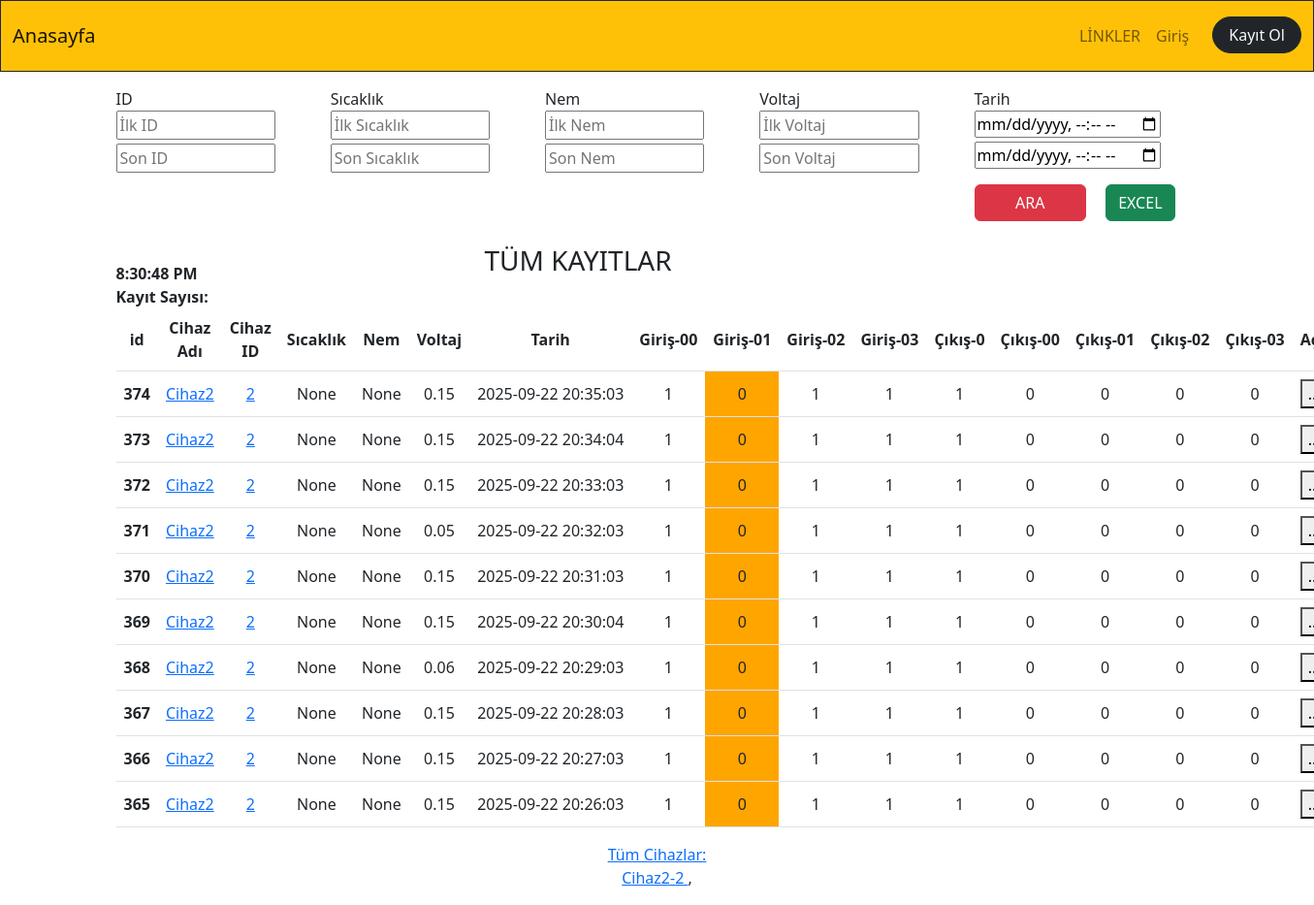
The app's page /, older data.
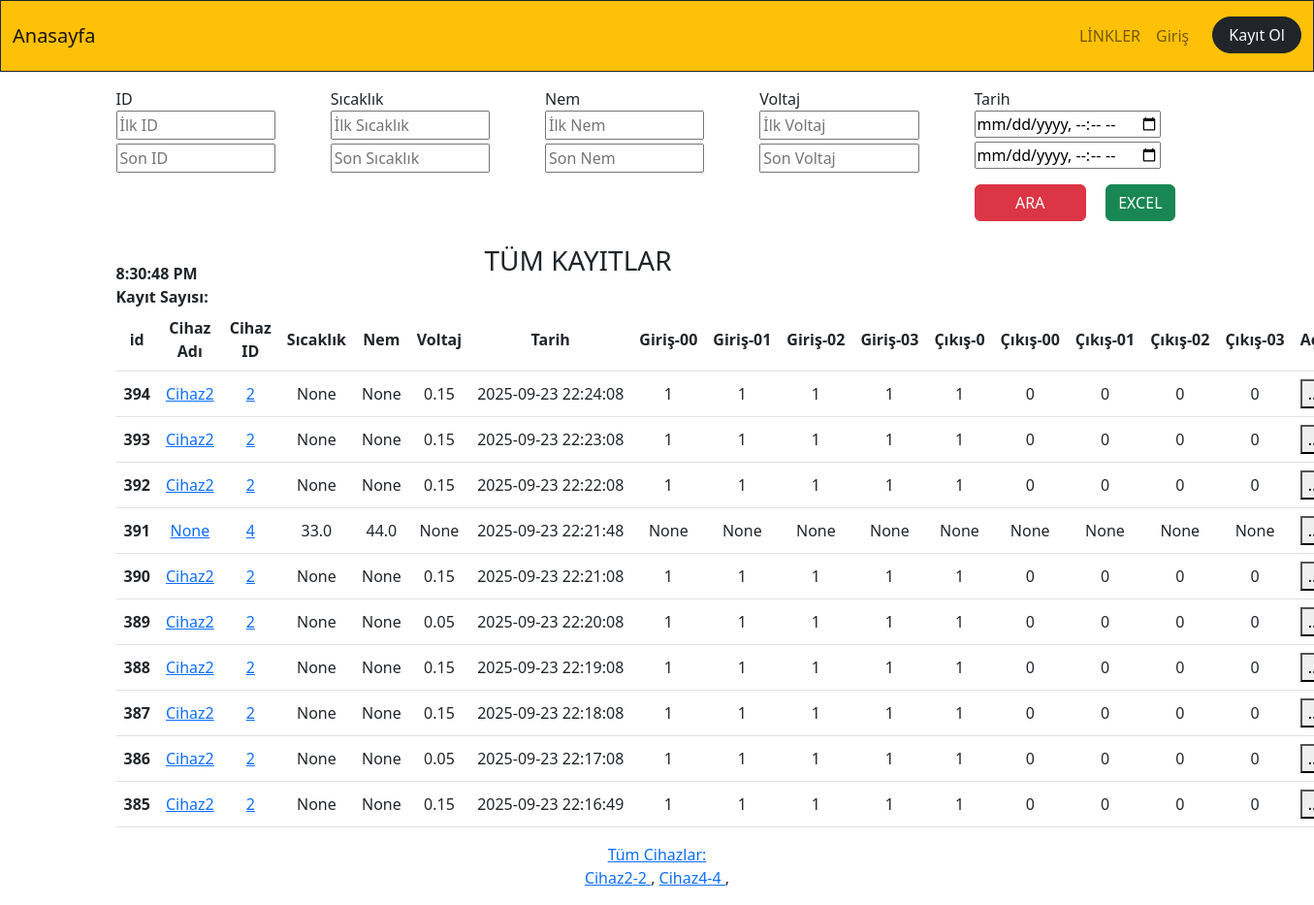
The same page, newer data.
### app_monitor/models.py (models this page shows, shortened)
class Temperature(models.Model):
    id=models.BigAutoField(primary_key=True,db_column='ID')
    temperature=models.FloatField(blank=True,null=True)
    humidity=models.FloatField(blank=True,null=True)
    volcum=models.FloatField(blank=True,null=True)
    date=models.DateTimeField()
    mail=models.BooleanField(default=False)
    additionalText=models.CharField(blank=True,null=True, max_length=50)
    device_id=models.ForeignKey(Device,on_delete=models.CASCADE,null=True, blank=True)
    device_name=models.CharField(blank=True,null=True, max_length=50)
    cikis0=models.CharField(blank=True,null=True, max_length=5)
    cikis00=models.CharField(blank=True,null=True, max_length=5)
    cikis01=models.CharField(blank=True,null=True, max_length=5)
    cikis02=models.CharField(blank=True,null=True, max_length=5)
    cikis03=models.CharField(blank=True,null=True, max_length=5)
    input00=models.CharField(blank=True,null=True, max_length=1)
    input01=models.CharField(blank=True,null=True, max_length=1)
    input02=models.CharField(blank=True,null=True, max_length=1)
    input03=models.CharField(blank=True,null=True, max_length=1)
    tag_id=models.ForeignKey(RFID_Kisi,on_delete=models.CASCADE,null=True,blank=True)
    staff_name=models.CharField(blank=True,null=True, max_length=30)

class Device(models.Model):
    device_id=models.IntegerField(primary_key=True,db_column='ID')
    device_name=models.CharField(blank=True,null=True, max_length=20)
    device_ip=models.CharField(blank=True,null=True, max_length=20)
    device_port=models.IntegerField(blank=True,null=True)
    device_function=models.CharField(blank=True,null=True, max_length=20)
    device_state=models.BooleanField(blank=True,null=True,default=False) #241225
    def __str__(self):
        return(f"{self.device_id}")

### app_monitor/views.py (the view)
# urls.py: path('',dashboard,name="dashboard"),
def dashboard(request):
    print("dashboard girdi....")
    device_query=Device.objects.all().order_by(Lower('device_name'))
    deviceAll = Temperature.objects.order_by('-id')
    paginator = Paginator(deviceAll, 10)  # Show 5 contacts per page.
    device_search_count = deviceAll.count()
    page_number = request.GET.get('page')
    devicePaginator = paginator.get_page(page_number)
    context=dict(
        device_query=device_query,
        devicePaginator=devicePaginator,
    )
    return render(request,"app_monitor/dashboard.html",context)

### app_monitor/templates/app_monitor/dashboard.html (shortened to what the changed rows need)
{% extends "core/base.html" %}
{% load static %}
{% block content %}
<div class="container">
        <div id="temperature_ajax">
            <b>Kayıt Sayısı: </b>{{kayit_sayisi_total_ajax}} <br>
               <table class="table table-hover">
              <thead>
                 <tr>
                  <th scope="col">id</th>
                  <th scope="col">Cihaz Adı</th>
                  <th scope="col">Cihaz ID</th>
                  <th scope="col">Sıcaklık</th>
                  <th scope="col">Nem</th>
                  <th scope="col">Voltaj</th>
                  <th scope="col">Tarih</th>
                  <th scope="col">Giriş-00</th>
                  <th scope="col">Giriş-01</th>
                  <th scope="col">Giriş-02</th>
                  <th scope="col">Giriş-03</th>
                  <th scope="col">Çıkış-0</th>
                  <th scope="col">Çıkış-00</th>
                  <th scope="col">Çıkış-01</th>
                  <th scope="col">Çıkış-02</th>
                  <th scope="col">Çıkış-03</th>
                  <th scope="col">Açıklama</th>
                 </tr>
               </thead>
             <tbody>
             {% for temp in devicePaginator %}
             <tr>
                 {% if temp.temperature >= 45 %}
               <th scope="row" style="background-color:#FF0000">{{temp.id}}</th>
               <td style="background-color:#FF0000">{{temp.temperature}}</td>
                <td style="background-color:#FF0000"> {{temp.date|date:'Y-m-d H:i:s'}}</td>
                     {% if temp.mailSend == False %}
                     <td style="background-color:#FF0000"> {{temp.mailSend}}</td>
                     {% else %}
                     <td style="background-color:#0000FF"> {{temp.mailSend}}</td>
                     {% endif %}
                 {% else %}
               <th scope="row" >{{temp.id}}</th>
               <td> <a target="_blank" href="/app_monitor/cihazlar/cihaz_adi={{temp.device_name}}" >{{temp.device_name}}</a> </td>
               <td> <a target="_blank" href="/app_monitor/cihazlar/cihaz_id={{temp.device_id}}" >{{temp.device_id}}</a> </td>
               <td >{{temp.temperature}}</td>
               <td >{{temp.humidity}}</td>
               <td >{{temp.volcum}}</td>
               <td > {{temp.date|date:'Y-m-d H:i:s'}}</td>
                {% if temp.input00 == "0" %} <td class="m-3" style="background-color:orange;margin:10px">{{temp.input00}}</td> {% else %} <td >{{temp.input00}}</td> {% endif %}
                {% if temp.input01 == "0" %} <td class="" style="text-align:center;vertical-align:middle;background-color:orange;">{{temp.input01}}</td> {% else %} <td >{{temp.input01}}</td> {% endif %}
                <td style="">{{temp.input02}}</td>
                <td >{{temp.input03}}</td>
                <td >{{temp.cikis0}}</td>
                <td >{{temp.cikis00}}</td>
                <td >{{temp.cikis01}}</td>
                <td >{{temp.cikis02}}</td>
                <td >{{temp.cikis03}}</td>
               <td style="display: flex;text-align:start;vertical-align:middle">
                <button type="button" data-bs-toggle="modal" data-bs-target="#modal{{temp.id}}" data-bs-toggle="modal">...</button>
              </td>
               {% endif %}
             </tr>
           {% endfor %}
             </tbody>
            </table>
            </div>
            <div class="row">
              <div class="col-sm-12 text-center mb-3">
              <a href="/app_monitor/cihazlar_tum" target="_blank">Tüm Cihazlar:</a>
              <br>
              {% for device in device_query %}
              <a href="/app_monitor/cihazlar/{{device.device_name.capitalize}}/port={{device.device_port}}/devid={{device.pk}} " target="_blank">{{device.device_name}}-{{device.device_id}} </a> ,
              {% endfor %}
              <br>
              </div>
              </div>
        </div>
{% endblock content %}

Row changes from the older to the newer data that the page shows:
no longer on this page (row unchanged): Temperature: id "374", device_name "Cihaz2", device_id "2", temperature "None", humidity "None", volcum "0.15", date "2025-09-22 20:35:03", input00 "1", input01 "0", input02 "1", input03 "1", cikis0 "1", cikis00 "0", cikis01 "0", cikis02 "0", cikis03 "0"
no longer on this page (row unchanged): Temperature: id "373", device_name "Cihaz2", device_id "2", temperature "None", humidity "None", volcum "0.15", date "2025-09-22 20:34:04", input00 "1", input01 "0", input02 "1", input03 "1", cikis0 "1", cikis00 "0", cikis01 "0", cikis02 "0", cikis03 "0"
no longer on this page (row unchanged): Temperature: id "372", device_name "Cihaz2", device_id "2", temperature "None", humidity "None", volcum "0.15", date "2025-09-22 20:33:03", input00 "1", input01 "0", input02 "1", input03 "1", cikis0 "1", cikis00 "0", cikis01 "0", cikis02 "0", cikis03 "0"
no longer on this page (row unchanged): Temperature: id "371", device_name "Cihaz2", device_id "2", temperature "None", humidity "None", volcum "0.05", date "2025-09-22 20:32:03", input00 "1", input01 "0", input02 "1", input03 "1", cikis0 "1", cikis00 "0", cikis01 "0", cikis02 "0", cikis03 "0"
no longer on this page (row unchanged): Temperature: id "370", device_name "Cihaz2", device_id "2", temperature "None", humidity "None", volcum "0.15", date "2025-09-22 20:31:03", input00 "1", input01 "0", input02 "1", input03 "1", cikis0 "1", cikis00 "0", cikis01 "0", cikis02 "0", cikis03 "0"
no longer on this page (row unchanged): Temperature: id "369", device_name "Cihaz2", device_id "2", temperature "None", humidity "None", volcum "0.15", date "2025-09-22 20:30:04", input00 "1", input01 "0", input02 "1", input03 "1", cikis0 "1", cikis00 "0", cikis01 "0", cikis02 "0", cikis03 "0"
no longer on this page (row unchanged): Temperature: id "368", device_name "Cihaz2", device_id "2", temperature "None", humidity "None", volcum "0.06", date "2025-09-22 20:29:03", input00 "1", input01 "0", input02 "1", input03 "1", cikis0 "1", cikis00 "0", cikis01 "0", cikis02 "0", cikis03 "0"
no longer on this page (row unchanged): Temperature: id "367", device_name "Cihaz2", device_id "2", temperature "None", humidity "None", volcum "0.15", date "2025-09-22 20:28:03", input00 "1", input01 "0", input02 "1", input03 "1", cikis0 "1", cikis00 "0", cikis01 "0", cikis02 "0", cikis03 "0"
no longer on this page (row unchanged): Temperature: id "366", device_name "Cihaz2", device_id "2", temperature "None", humidity "None", volcum "0.15", date "2025-09-22 20:27:03", input00 "1", input01 "0", input02 "1", input03 "1", cikis0 "1", cikis00 "0", cikis01 "0", cikis02 "0", cikis03 "0"
no longer on this page (row unchanged): Temperature: id "365", device_name "Cihaz2", device_id "2", temperature "None", humidity "None", volcum "0.15", date "2025-09-22 20:26:03", input00 "1", input01 "0", input02 "1", input03 "1", cikis0 "1", cikis00 "0", cikis01 "0", cikis02 "0", cikis03 "0"
added Temperature: id "394", device_name "Cihaz2", device_id "2", temperature "None", humidity "None", volcum "0.15", date "2025-09-23 22:24:08", input00 "1", input01 "1", input02 "1", input03 "1", cikis0 "1", cikis00 "0", cikis01 "0", cikis02 "0", cikis03 "0"
added Temperature: id "393", device_name "Cihaz2", device_id "2", temperature "None", humidity "None", volcum "0.15", date "2025-09-23 22:23:08", input00 "1", input01 "1", input02 "1", input03 "1", cikis0 "1", cikis00 "0", cikis01 "0", cikis02 "0", cikis03 "0"
added Temperature: id "392", device_name "Cihaz2", device_id "2", temperature "None", humidity "None", volcum "0.15", date "2025-09-23 22:22:08", input00 "1", input01 "1", input02 "1", input03 "1", cikis0 "1", cikis00 "0", cikis01 "0", cikis02 "0", cikis03 "0"
added Temperature: id "391", device_name "None", device_id "4", temperature "33.0", humidity "44.0", volcum "None", date "2025-09-23 22:21:48", input00 "None", input01 "None", input02 "None", input03 "None", cikis0 "None", cikis00 "None", cikis01 "None", cikis02 "None", cikis03 "None"
added Temperature: id "390", device_name "Cihaz2", device_id "2", temperature "None", humidity "None", volcum "0.15", date "2025-09-23 22:21:08", input00 "1", input01 "1", input02 "1", input03 "1", cikis0 "1", cikis00 "0", cikis01 "0", cikis02 "0", cikis03 "0"
added Temperature: id "389", device_name "Cihaz2", device_id "2", temperature "None", humidity "None", volcum "0.05", date "2025-09-23 22:20:08", input00 "1", input01 "1", input02 "1", input03 "1", cikis0 "1", cikis00 "0", cikis01 "0", cikis02 "0", cikis03 "0"
added Temperature: id "388", device_name "Cihaz2", device_id "2", temperature "None", humidity "None", volcum "0.15", date "2025-09-23 22:19:08", input00 "1", input01 "1", input02 "1", input03 "1", cikis0 "1", cikis00 "0", cikis01 "0", cikis02 "0", cikis03 "0"
added Temperature: id "387", device_name "Cihaz2", device_id "2", temperature "None", humidity "None", volcum "0.15", date "2025-09-23 22:18:08", input00 "1", input01 "1", input02 "1", input03 "1", cikis0 "1", cikis00 "0", cikis01 "0", cikis02 "0", cikis03 "0"
added Temperature: id "386", device_name "Cihaz2", device_id "2", temperature "None", humidity "None", volcum "0.05", date "2025-09-23 22:17:08", input00 "1", input01 "1", input02 "1", input03 "1", cikis0 "1", cikis00 "0", cikis01 "0", cikis02 "0", cikis03 "0"
added Temperature: id "385", device_name "Cihaz2", device_id "2", temperature "None", humidity "None", volcum "0.15", date "2025-09-23 22:16:49", input00 "1", input01 "1", input02 "1", input03 "1", cikis0 "1", cikis00 "0", cikis01 "0", cikis02 "0", cikis03 "0"
added Device: device_name "Cihaz4", device_id "4"
